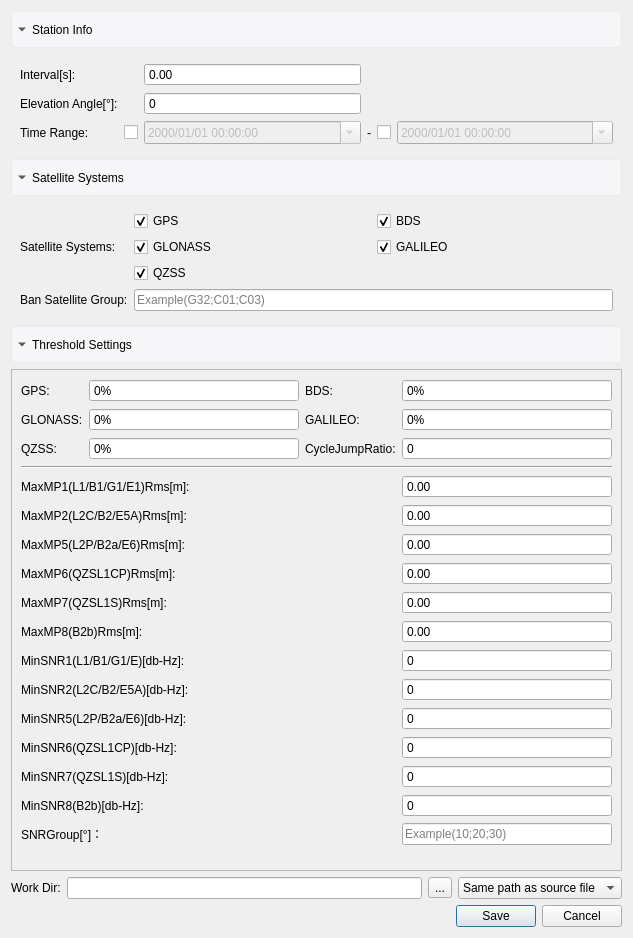
<?xml version="1.0" encoding="UTF-8"?>
<ui version="4.0">
 <class>QCConfigDialog</class>
 <widget class="QDialog" name="QCConfigDialog">
  <property name="geometry">
   <rect>
    <x>0</x>
    <y>0</y>
    <width>633</width>
    <height>938</height>
   </rect>
  </property>
  <property name="windowTitle">
   <string>QC Setting</string>
  </property>
  <layout class="QVBoxLayout" name="verticalLayout">
   <item>
    <widget class="QToolButton" name="stationInfoToolButton">
     <property name="sizePolicy">
      <sizepolicy hsizetype="Expanding" vsizetype="Fixed">
       <horstretch>0</horstretch>
       <verstretch>0</verstretch>
      </sizepolicy>
     </property>
     <property name="styleSheet">
      <string notr="true">QToolButton{
height: 32px;
background-color: #f6f6f8;
border: 1px solid #e9ebec;
border-radius: 4px;
color: black;
}

QToolButton::down-arrow {
 image: url(:/icons/Resources/Icons/DownArrow.png);
}
QToolButton::right-arrow{
 image: url(:/icons/Resources/Icons/RightArrow.png);
}</string>
     </property>
     <property name="text">
      <string>Station Info</string>
     </property>
     <property name="iconSize">
      <size>
       <width>16</width>
       <height>16</height>
      </size>
     </property>
     <property name="checkable">
      <bool>true</bool>
     </property>
     <property name="checked">
      <bool>true</bool>
     </property>
     <property name="popupMode">
      <enum>QToolButton::DelayedPopup</enum>
     </property>
     <property name="toolButtonStyle">
      <enum>Qt::ToolButtonTextBesideIcon</enum>
     </property>
     <property name="arrowType">
      <enum>Qt::DownArrow</enum>
     </property>
    </widget>
   </item>
   <item>
    <widget class="QWidget" name="stationInfoWidget" native="true">
     <layout class="QGridLayout" name="gridLayout">
      <item row="0" column="0">
       <widget class="QLabel" name="label">
        <property name="sizePolicy">
         <sizepolicy hsizetype="Fixed" vsizetype="Preferred">
          <horstretch>0</horstretch>
          <verstretch>0</verstretch>
         </sizepolicy>
        </property>
        <property name="text">
         <string>Interval[s]:</string>
        </property>
       </widget>
      </item>
      <item row="2" column="3">
       <widget class="QLabel" name="label_4">
        <property name="sizePolicy">
         <sizepolicy hsizetype="Fixed" vsizetype="Preferred">
          <horstretch>0</horstretch>
          <verstretch>0</verstretch>
         </sizepolicy>
        </property>
        <property name="text">
         <string>-</string>
        </property>
       </widget>
      </item>
      <item row="0" column="2">
       <widget class="MyNoWheelDoubleSpinBox" name="intervalSpinBox">
        <property name="buttonSymbols">
         <enum>QAbstractSpinBox::NoButtons</enum>
        </property>
       </widget>
      </item>
      <item row="1" column="0">
       <widget class="QLabel" name="label_2">
        <property name="sizePolicy">
         <sizepolicy hsizetype="Fixed" vsizetype="Preferred">
          <horstretch>0</horstretch>
          <verstretch>0</verstretch>
         </sizepolicy>
        </property>
        <property name="text">
         <string>Elevation Angle[°]:</string>
        </property>
       </widget>
      </item>
      <item row="2" column="2">
       <widget class="MyDateTimeEdit" name="startDateTimeEdit">
        <property name="enabled">
         <bool>false</bool>
        </property>
        <property name="displayFormat">
         <string>yyyy/MM/dd HH:mm:ss</string>
        </property>
        <property name="calendarPopup">
         <bool>true</bool>
        </property>
       </widget>
      </item>
      <item row="2" column="5">
       <widget class="MyDateTimeEdit" name="endDateTimeEdit">
        <property name="enabled">
         <bool>false</bool>
        </property>
        <property name="displayFormat">
         <string>yyyy/MM/dd HH:mm:ss</string>
        </property>
        <property name="calendarPopup">
         <bool>true</bool>
        </property>
       </widget>
      </item>
      <item row="2" column="1">
       <widget class="QCheckBox" name="startTimeEnabledCheckBox">
        <property name="sizePolicy">
         <sizepolicy hsizetype="Fixed" vsizetype="Fixed">
          <horstretch>0</horstretch>
          <verstretch>0</verstretch>
         </sizepolicy>
        </property>
        <property name="maximumSize">
         <size>
          <width>16777215</width>
          <height>16777215</height>
         </size>
        </property>
        <property name="text">
         <string/>
        </property>
       </widget>
      </item>
      <item row="2" column="0">
       <widget class="QLabel" name="label_3">
        <property name="sizePolicy">
         <sizepolicy hsizetype="Fixed" vsizetype="Preferred">
          <horstretch>0</horstretch>
          <verstretch>0</verstretch>
         </sizepolicy>
        </property>
        <property name="text">
         <string>Time Range:</string>
        </property>
       </widget>
      </item>
      <item row="1" column="2">
       <widget class="MyNoWheelSpinBox" name="elevationMaskSpinBox">
        <property name="buttonSymbols">
         <enum>QAbstractSpinBox::NoButtons</enum>
        </property>
        <property name="minimum">
         <number>-180</number>
        </property>
        <property name="maximum">
         <number>180</number>
        </property>
       </widget>
      </item>
      <item row="2" column="4">
       <widget class="QCheckBox" name="endTimeEnabledCheckBox">
        <property name="sizePolicy">
         <sizepolicy hsizetype="Fixed" vsizetype="Fixed">
          <horstretch>0</horstretch>
          <verstretch>0</verstretch>
         </sizepolicy>
        </property>
        <property name="text">
         <string/>
        </property>
       </widget>
      </item>
     </layout>
    </widget>
   </item>
   <item>
    <widget class="QToolButton" name="satelliteSysToolButton">
     <property name="sizePolicy">
      <sizepolicy hsizetype="Expanding" vsizetype="Fixed">
       <horstretch>0</horstretch>
       <verstretch>0</verstretch>
      </sizepolicy>
     </property>
     <property name="styleSheet">
      <string notr="true">QToolButton{
height: 32px;
background-color: #f6f6f8;
border: 1px solid #e9ebec;
border-radius: 4px;
color: black;
}
QToolButton::down-arrow {
 image: url(:/icons/Resources/Icons/DownArrow.png);
}
QToolButton::right-arrow{
 image: url(:/icons/Resources/Icons/RightArrow.png);
}</string>
     </property>
     <property name="text">
      <string>Satellite Systems</string>
     </property>
     <property name="checkable">
      <bool>true</bool>
     </property>
     <property name="checked">
      <bool>true</bool>
     </property>
     <property name="toolButtonStyle">
      <enum>Qt::ToolButtonTextBesideIcon</enum>
     </property>
     <property name="arrowType">
      <enum>Qt::DownArrow</enum>
     </property>
    </widget>
   </item>
   <item>
    <widget class="QWidget" name="satelliteSystemWidget" native="true">
     <layout class="QGridLayout" name="gridLayout_2">
      <item row="3" column="0">
       <widget class="QLabel" name="label_8">
        <property name="sizePolicy">
         <sizepolicy hsizetype="Fixed" vsizetype="Preferred">
          <horstretch>0</horstretch>
          <verstretch>0</verstretch>
         </sizepolicy>
        </property>
        <property name="text">
         <string>Ban Satellite Group:</string>
        </property>
       </widget>
      </item>
      <item row="0" column="2">
       <widget class="QCheckBox" name="sysBDSCheckBox">
        <property name="text">
         <string>BDS</string>
        </property>
        <property name="checked">
         <bool>true</bool>
        </property>
       </widget>
      </item>
      <item row="1" column="2">
       <widget class="QCheckBox" name="sysGALCheckBox">
        <property name="text">
         <string>GALILEO</string>
        </property>
        <property name="checked">
         <bool>true</bool>
        </property>
       </widget>
      </item>
      <item row="0" column="1">
       <widget class="QCheckBox" name="sysGPSCheckBox">
        <property name="text">
         <string>GPS</string>
        </property>
        <property name="checked">
         <bool>true</bool>
        </property>
       </widget>
      </item>
      <item row="1" column="1">
       <widget class="QCheckBox" name="sysGLOCheckBox">
        <property name="text">
         <string>GLONASS</string>
        </property>
        <property name="checked">
         <bool>true</bool>
        </property>
       </widget>
      </item>
      <item row="2" column="1">
       <widget class="QCheckBox" name="sysQZSSCheckBox">
        <property name="text">
         <string>QZSS</string>
        </property>
        <property name="checked">
         <bool>true</bool>
        </property>
       </widget>
      </item>
      <item row="0" column="0" rowspan="3">
       <widget class="QLabel" name="label_5">
        <property name="text">
         <string>Satellite Systems:</string>
        </property>
       </widget>
      </item>
      <item row="3" column="1" colspan="2">
       <widget class="QLineEdit" name="banPrnEdit">
        <property name="sizePolicy">
         <sizepolicy hsizetype="Preferred" vsizetype="Fixed">
          <horstretch>0</horstretch>
          <verstretch>0</verstretch>
         </sizepolicy>
        </property>
        <property name="placeholderText">
         <string>Example(G32;C01;C03)</string>
        </property>
       </widget>
      </item>
     </layout>
    </widget>
   </item>
   <item>
    <widget class="QToolButton" name="thresholdSettingsToolButton">
     <property name="sizePolicy">
      <sizepolicy hsizetype="Expanding" vsizetype="Fixed">
       <horstretch>0</horstretch>
       <verstretch>0</verstretch>
      </sizepolicy>
     </property>
     <property name="styleSheet">
      <string notr="true">QToolButton{
height: 32px;
background-color: #f6f6f8;
border: 1px solid #e9ebec;
border-radius: 4px;
color: black;
}
QToolButton::down-arrow {
 image: url(:/icons/Resources/Icons/DownArrow.png);
}
QToolButton::right-arrow{
 image: url(:/icons/Resources/Icons/RightArrow.png);
}</string>
     </property>
     <property name="text">
      <string>Threshold Settings</string>
     </property>
     <property name="checkable">
      <bool>true</bool>
     </property>
     <property name="checked">
      <bool>true</bool>
     </property>
     <property name="toolButtonStyle">
      <enum>Qt::ToolButtonTextBesideIcon</enum>
     </property>
     <property name="arrowType">
      <enum>Qt::DownArrow</enum>
     </property>
    </widget>
   </item>
   <item>
    <widget class="QScrollArea" name="thresholdSettingsWidget">
     <property name="widgetResizable">
      <bool>true</bool>
     </property>
     <widget class="QWidget" name="scrollAreaWidgetContents">
      <property name="geometry">
       <rect>
        <x>0</x>
        <y>0</y>
        <width>613</width>
        <height>506</height>
       </rect>
      </property>
      <layout class="QVBoxLayout" name="verticalLayout_2">
       <property name="spacing">
        <number>0</number>
       </property>
       <property name="leftMargin">
        <number>0</number>
       </property>
       <property name="topMargin">
        <number>0</number>
       </property>
       <property name="rightMargin">
        <number>0</number>
       </property>
       <property name="bottomMargin">
        <number>0</number>
       </property>
       <item>
        <widget class="QWidget" name="Widget_3" native="true">
         <layout class="QGridLayout" name="gridLayout_3">
          <item row="9" column="3">
           <widget class="MyNoWheelDoubleSpinBox" name="maxMP7SpinBox">
            <property name="buttonSymbols">
             <enum>QAbstractSpinBox::NoButtons</enum>
            </property>
           </widget>
          </item>
          <item row="3" column="1">
           <widget class="MyNoWheelSpinBox" name="useRateQZSSSpinBox">
            <property name="sizePolicy">
             <sizepolicy hsizetype="Expanding" vsizetype="Fixed">
              <horstretch>0</horstretch>
              <verstretch>0</verstretch>
             </sizepolicy>
            </property>
            <property name="buttonSymbols">
             <enum>QAbstractSpinBox::NoButtons</enum>
            </property>
            <property name="suffix">
             <string>%</string>
            </property>
            <property name="maximum">
             <number>100</number>
            </property>
           </widget>
          </item>
          <item row="10" column="3">
           <widget class="MyNoWheelDoubleSpinBox" name="maxMP8SpinBox">
            <property name="buttonSymbols">
             <enum>QAbstractSpinBox::NoButtons</enum>
            </property>
           </widget>
          </item>
          <item row="7" column="3">
           <widget class="MyNoWheelDoubleSpinBox" name="maxMP5SpinBox">
            <property name="buttonSymbols">
             <enum>QAbstractSpinBox::NoButtons</enum>
            </property>
           </widget>
          </item>
          <item row="8" column="0" colspan="3">
           <widget class="QLabel" name="maxMP6Label">
            <property name="text">
             <string>MaxMP6(QZSL1CP)Rms[m]:</string>
            </property>
           </widget>
          </item>
          <item row="11" column="3">
           <widget class="MyNoWheelSpinBox" name="minSNR1SpinBox">
            <property name="buttonSymbols">
             <enum>QAbstractSpinBox::NoButtons</enum>
            </property>
           </widget>
          </item>
          <item row="1" column="1">
           <widget class="MyNoWheelSpinBox" name="useRateGPSSpinBox">
            <property name="sizePolicy">
             <sizepolicy hsizetype="Expanding" vsizetype="Fixed">
              <horstretch>0</horstretch>
              <verstretch>0</verstretch>
             </sizepolicy>
            </property>
            <property name="buttonSymbols">
             <enum>QAbstractSpinBox::NoButtons</enum>
            </property>
            <property name="suffix">
             <string>%</string>
            </property>
            <property name="maximum">
             <number>100</number>
            </property>
           </widget>
          </item>
          <item row="17" column="0" colspan="3">
           <widget class="QLabel" name="label_31">
            <property name="text">
             <string>SNRGroup[°]：</string>
            </property>
           </widget>
          </item>
          <item row="11" column="0" colspan="3">
           <widget class="QLabel" name="maxSNR1Label">
            <property name="text">
             <string>MinSNR1(L1/B1/G1/E)[db-Hz]:</string>
            </property>
           </widget>
          </item>
          <item row="2" column="2">
           <widget class="QLabel" name="label_15">
            <property name="sizePolicy">
             <sizepolicy hsizetype="Preferred" vsizetype="Preferred">
              <horstretch>0</horstretch>
              <verstretch>0</verstretch>
             </sizepolicy>
            </property>
            <property name="text">
             <string>GALILEO:</string>
            </property>
           </widget>
          </item>
          <item row="5" column="3">
           <widget class="MyNoWheelDoubleSpinBox" name="maxMP1SpinBox">
            <property name="buttonSymbols">
             <enum>QAbstractSpinBox::NoButtons</enum>
            </property>
           </widget>
          </item>
          <item row="15" column="3">
           <widget class="MyNoWheelSpinBox" name="minSNR7SpinBox">
            <property name="buttonSymbols">
             <enum>QAbstractSpinBox::NoButtons</enum>
            </property>
           </widget>
          </item>
          <item row="16" column="3">
           <widget class="MyNoWheelSpinBox" name="minSNR8SpinBox">
            <property name="buttonSymbols">
             <enum>QAbstractSpinBox::NoButtons</enum>
            </property>
           </widget>
          </item>
          <item row="3" column="3">
           <widget class="MyNoWheelSpinBox" name="cycleJumpRatioSpinBox">
            <property name="sizePolicy">
             <sizepolicy hsizetype="Expanding" vsizetype="Fixed">
              <horstretch>0</horstretch>
              <verstretch>0</verstretch>
             </sizepolicy>
            </property>
            <property name="buttonSymbols">
             <enum>QAbstractSpinBox::NoButtons</enum>
            </property>
            <property name="maximum">
             <number>99999999</number>
            </property>
           </widget>
          </item>
          <item row="15" column="0" colspan="3">
           <widget class="QLabel" name="maxSNR7Label">
            <property name="text">
             <string>MinSNR7(QZSL1S)[db-Hz]:</string>
            </property>
           </widget>
          </item>
          <item row="12" column="0" colspan="3">
           <widget class="QLabel" name="maxSNR2Label">
            <property name="text">
             <string>MinSNR2(L2C/B2/E5A)[db-Hz]:</string>
            </property>
           </widget>
          </item>
          <item row="4" column="0" colspan="4">
           <widget class="Line" name="line">
            <property name="orientation">
             <enum>Qt::Horizontal</enum>
            </property>
           </widget>
          </item>
          <item row="1" column="3">
           <widget class="MyNoWheelSpinBox" name="useRateBDSSpinBox">
            <property name="sizePolicy">
             <sizepolicy hsizetype="Expanding" vsizetype="Fixed">
              <horstretch>0</horstretch>
              <verstretch>0</verstretch>
             </sizepolicy>
            </property>
            <property name="buttonSymbols">
             <enum>QAbstractSpinBox::NoButtons</enum>
            </property>
            <property name="suffix">
             <string>%</string>
            </property>
            <property name="maximum">
             <number>100</number>
            </property>
           </widget>
          </item>
          <item row="14" column="3">
           <widget class="MyNoWheelSpinBox" name="minSNR6SpinBox">
            <property name="buttonSymbols">
             <enum>QAbstractSpinBox::NoButtons</enum>
            </property>
           </widget>
          </item>
          <item row="3" column="0">
           <widget class="QLabel" name="label_14">
            <property name="sizePolicy">
             <sizepolicy hsizetype="Preferred" vsizetype="Preferred">
              <horstretch>0</horstretch>
              <verstretch>0</verstretch>
             </sizepolicy>
            </property>
            <property name="text">
             <string>QZSS:</string>
            </property>
           </widget>
          </item>
          <item row="6" column="0" colspan="3">
           <widget class="QLabel" name="maxMP2Label">
            <property name="text">
             <string>MaxMP2(L2C/B2/E5A)Rms[m]:</string>
            </property>
           </widget>
          </item>
          <item row="5" column="0" colspan="3">
           <widget class="QLabel" name="maxMP1Label">
            <property name="text">
             <string>MaxMP1(L1/B1/G1/E1)Rms[m]:</string>
            </property>
           </widget>
          </item>
          <item row="1" column="2">
           <widget class="QLabel" name="label_12">
            <property name="sizePolicy">
             <sizepolicy hsizetype="Preferred" vsizetype="Preferred">
              <horstretch>0</horstretch>
              <verstretch>0</verstretch>
             </sizepolicy>
            </property>
            <property name="text">
             <string>BDS:</string>
            </property>
           </widget>
          </item>
          <item row="9" column="0" colspan="3">
           <widget class="QLabel" name="maxMP7Label">
            <property name="text">
             <string>MaxMP7(QZSL1S)Rms[m]:</string>
            </property>
           </widget>
          </item>
          <item row="2" column="1">
           <widget class="MyNoWheelSpinBox" name="useRateGLOSpinBox">
            <property name="sizePolicy">
             <sizepolicy hsizetype="Expanding" vsizetype="Fixed">
              <horstretch>0</horstretch>
              <verstretch>0</verstretch>
             </sizepolicy>
            </property>
            <property name="buttonSymbols">
             <enum>QAbstractSpinBox::NoButtons</enum>
            </property>
            <property name="suffix">
             <string>%</string>
            </property>
            <property name="maximum">
             <number>100</number>
            </property>
           </widget>
          </item>
          <item row="12" column="3">
           <widget class="MyNoWheelSpinBox" name="minSNR2SpinBox">
            <property name="buttonSymbols">
             <enum>QAbstractSpinBox::NoButtons</enum>
            </property>
           </widget>
          </item>
          <item row="14" column="0" colspan="3">
           <widget class="QLabel" name="maxSNR6Label">
            <property name="text">
             <string>MinSNR6(QZSL1CP)[db-Hz]:</string>
            </property>
           </widget>
          </item>
          <item row="16" column="0" colspan="3">
           <widget class="QLabel" name="maxSNR8Label">
            <property name="text">
             <string>MinSNR8(B2b)[db-Hz]:</string>
            </property>
           </widget>
          </item>
          <item row="2" column="0">
           <widget class="QLabel" name="label_13">
            <property name="sizePolicy">
             <sizepolicy hsizetype="Preferred" vsizetype="Preferred">
              <horstretch>0</horstretch>
              <verstretch>0</verstretch>
             </sizepolicy>
            </property>
            <property name="text">
             <string>GLONASS:</string>
            </property>
           </widget>
          </item>
          <item row="7" column="0" colspan="3">
           <widget class="QLabel" name="maxMP5Label">
            <property name="text">
             <string>MaxMP5(L2P/B2a/E6)Rms[m]:</string>
            </property>
           </widget>
          </item>
          <item row="10" column="0" colspan="3">
           <widget class="QLabel" name="maxMP8Label">
            <property name="text">
             <string>MaxMP8(B2b)Rms[m]:</string>
            </property>
           </widget>
          </item>
          <item row="13" column="3">
           <widget class="MyNoWheelSpinBox" name="minSNR5SpinBox">
            <property name="buttonSymbols">
             <enum>QAbstractSpinBox::NoButtons</enum>
            </property>
           </widget>
          </item>
          <item row="2" column="3">
           <widget class="MyNoWheelSpinBox" name="useRateGALSpinBox">
            <property name="sizePolicy">
             <sizepolicy hsizetype="Expanding" vsizetype="Fixed">
              <horstretch>0</horstretch>
              <verstretch>0</verstretch>
             </sizepolicy>
            </property>
            <property name="buttonSymbols">
             <enum>QAbstractSpinBox::NoButtons</enum>
            </property>
            <property name="suffix">
             <string>%</string>
            </property>
            <property name="maximum">
             <number>100</number>
            </property>
           </widget>
          </item>
          <item row="13" column="0" colspan="3">
           <widget class="QLabel" name="maxSNR5Label">
            <property name="text">
             <string>MinSNR5(L2P/B2a/E6)[db-Hz]:</string>
            </property>
           </widget>
          </item>
          <item row="3" column="2">
           <widget class="QLabel" name="label_16">
            <property name="sizePolicy">
             <sizepolicy hsizetype="Preferred" vsizetype="Preferred">
              <horstretch>0</horstretch>
              <verstretch>0</verstretch>
             </sizepolicy>
            </property>
            <property name="text">
             <string>CycleJumpRatio:</string>
            </property>
           </widget>
          </item>
          <item row="8" column="3">
           <widget class="MyNoWheelDoubleSpinBox" name="maxMP6SpinBox">
            <property name="buttonSymbols">
             <enum>QAbstractSpinBox::NoButtons</enum>
            </property>
           </widget>
          </item>
          <item row="1" column="0">
           <widget class="QLabel" name="label_11">
            <property name="sizePolicy">
             <sizepolicy hsizetype="Preferred" vsizetype="Preferred">
              <horstretch>0</horstretch>
              <verstretch>0</verstretch>
             </sizepolicy>
            </property>
            <property name="text">
             <string>GPS:</string>
            </property>
           </widget>
          </item>
          <item row="6" column="3">
           <widget class="MyNoWheelDoubleSpinBox" name="maxMP2SpinBox">
            <property name="buttonSymbols">
             <enum>QAbstractSpinBox::NoButtons</enum>
            </property>
            <property name="keyboardTracking">
             <bool>false</bool>
            </property>
           </widget>
          </item>
          <item row="17" column="3">
           <widget class="QLineEdit" name="snrGroupEdit">
            <property name="placeholderText">
             <string>Example(10;20;30)</string>
            </property>
           </widget>
          </item>
         </layout>
        </widget>
       </item>
      </layout>
     </widget>
    </widget>
   </item>
   <item>
    <layout class="QHBoxLayout" name="horizontalLayout_3">
     <item>
      <widget class="QLabel" name="label_32">
       <property name="text">
        <string>Work Dir:</string>
       </property>
      </widget>
     </item>
     <item>
      <layout class="QHBoxLayout" name="horizontalLayout_2">
       <item>
        <widget class="QLineEdit" name="otherWorkDirEdit">
         <property name="sizePolicy">
          <sizepolicy hsizetype="Expanding" vsizetype="Fixed">
           <horstretch>0</horstretch>
           <verstretch>0</verstretch>
          </sizepolicy>
         </property>
        </widget>
       </item>
       <item>
        <widget class="QToolButton" name="otherWorkDirOpenButton">
         <property name="cursor">
          <cursorShape>PointingHandCursor</cursorShape>
         </property>
         <property name="text">
          <string>...</string>
         </property>
        </widget>
       </item>
      </layout>
     </item>
     <item>
      <widget class="MyComboBox" name="workDirComboBox">
       <item>
        <property name="text">
         <string>Same path as source file</string>
        </property>
       </item>
       <item>
        <property name="text">
         <string>Other path</string>
        </property>
       </item>
      </widget>
     </item>
    </layout>
   </item>
   <item>
    <layout class="QHBoxLayout" name="horizontalLayout">
     <item>
      <spacer name="horizontalSpacer">
       <property name="orientation">
        <enum>Qt::Horizontal</enum>
       </property>
       <property name="sizeHint" stdset="0">
        <size>
         <width>40</width>
         <height>20</height>
        </size>
       </property>
      </spacer>
     </item>
     <item>
      <widget class="QPushButton" name="saveButton">
       <property name="cursor">
        <cursorShape>PointingHandCursor</cursorShape>
       </property>
       <property name="text">
        <string>Save</string>
       </property>
      </widget>
     </item>
     <item>
      <widget class="QPushButton" name="cancelButton">
       <property name="cursor">
        <cursorShape>PointingHandCursor</cursorShape>
       </property>
       <property name="text">
        <string>Cancel</string>
       </property>
      </widget>
     </item>
    </layout>
   </item>
  </layout>
 </widget>
 <customwidgets>
  <customwidget>
   <class>MyComboBox</class>
   <extends>QComboBox</extends>
   <header location="global">Components/MyComboBox.h</header>
  </customwidget>
  <customwidget>
   <class>MyNoWheelSpinBox</class>
   <extends>QSpinBox</extends>
   <header location="global">Components/MyNoWheelSpinBox.h</header>
  </customwidget>
  <customwidget>
   <class>MyDateTimeEdit</class>
   <extends>QDateTimeEdit</extends>
   <header location="global">Components/MyDateTimeEdit.h</header>
  </customwidget>
  <customwidget>
   <class>MyNoWheelDoubleSpinBox</class>
   <extends>QDoubleSpinBox</extends>
   <header location="global">Components/MyNoWheelDoubleSpinBox.h</header>
  </customwidget>
 </customwidgets>
 <resources/>
 <connections/>
</ui>
